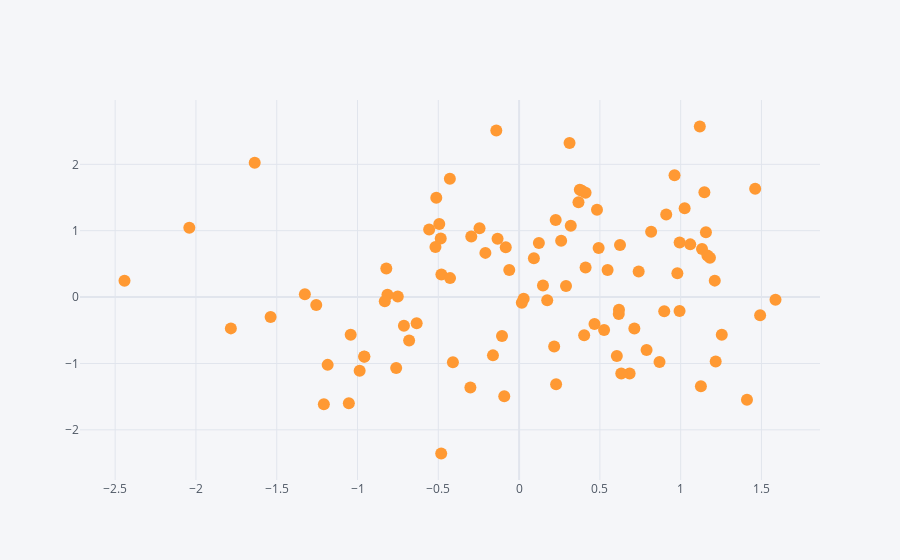

Here is the notebook cell this chart was saved with:
### Code cell
df.iplot(kind='scatter', x='A', y='B', mode='markers') # size parameter can also be added here
